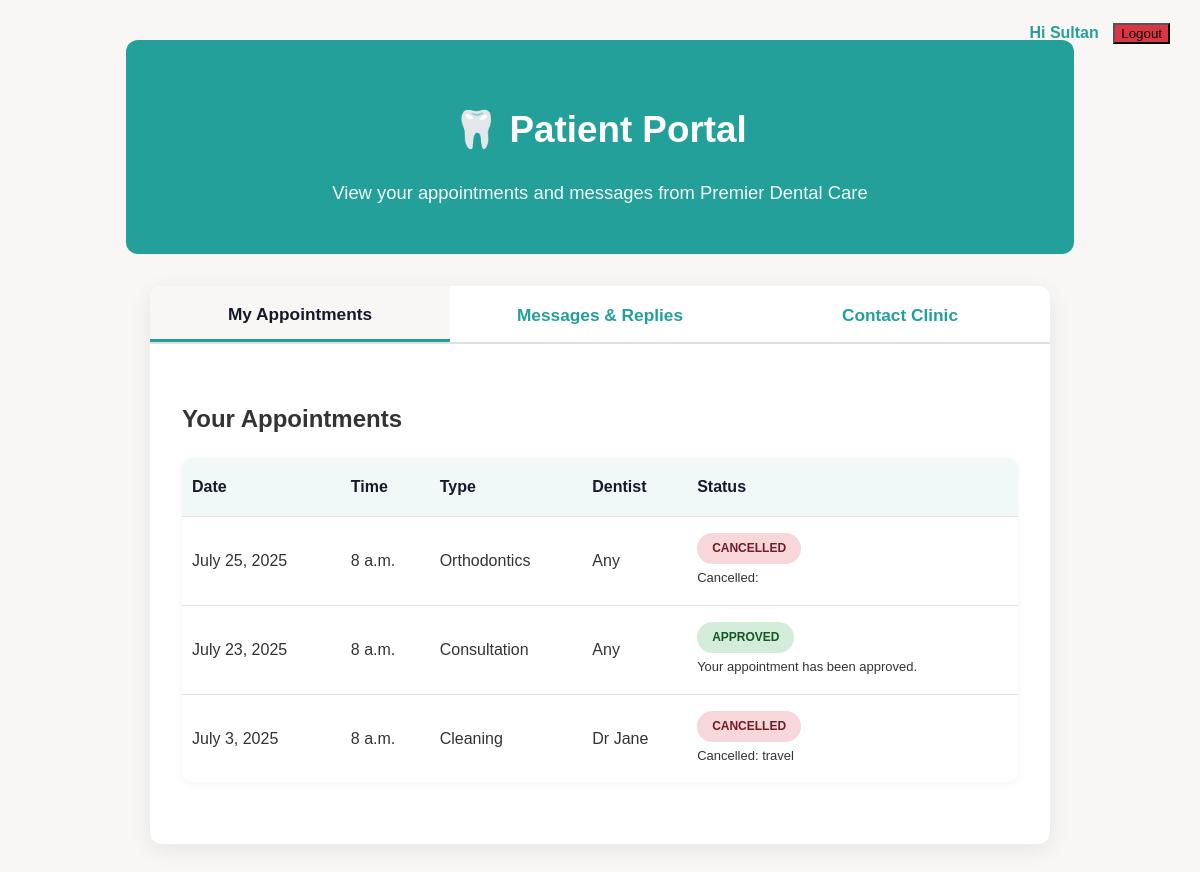
/notifications/ (signed in), run on an earlier commit of the app's database.
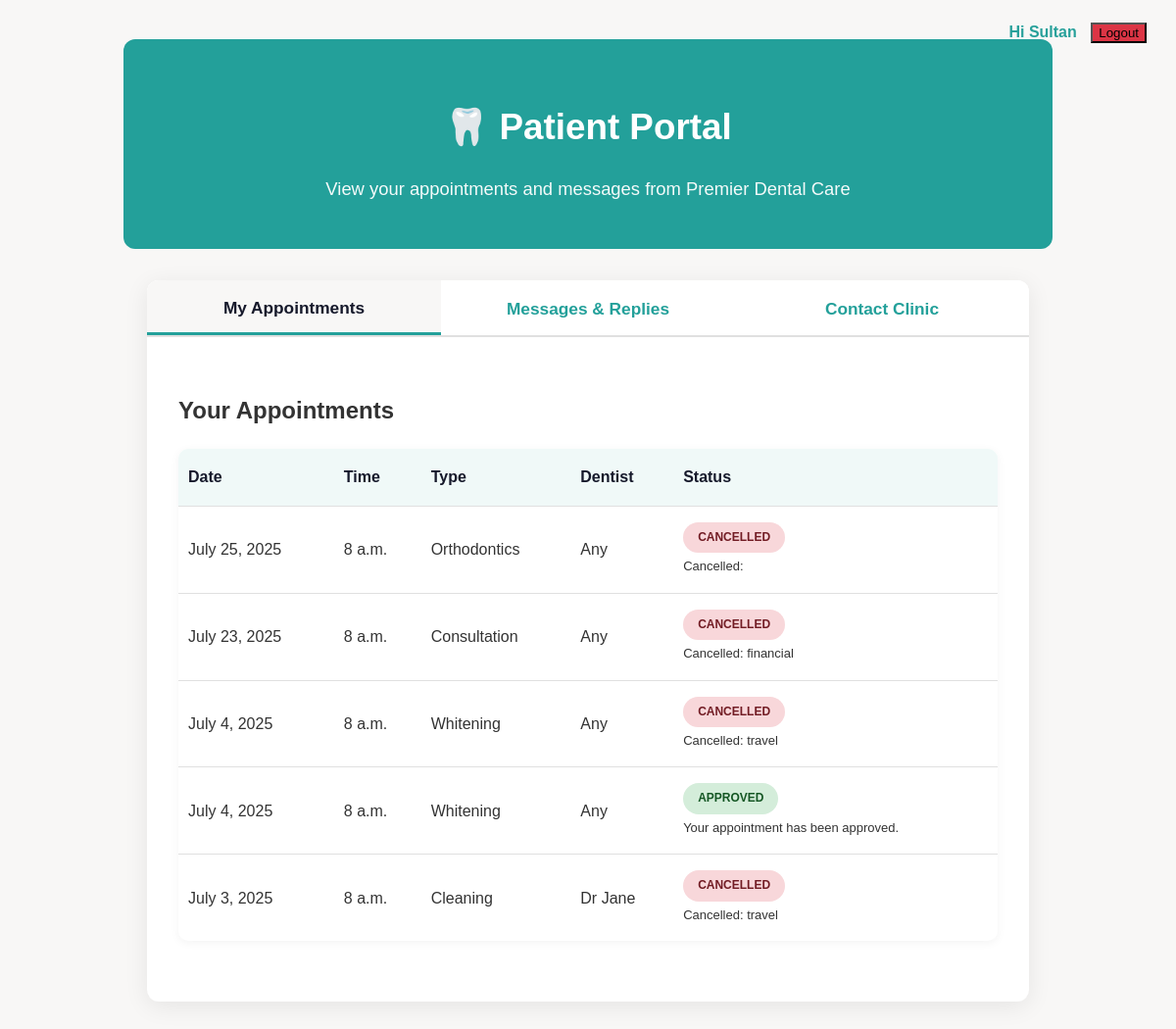
And on a later commit of the database.
### premier/models.py (models this page shows, shortened)
class Appointment(models.Model):
    first_name = models.CharField(max_length=100)
    last_name = models.CharField(max_length=100)
    email = models.EmailField()
    phone = models.CharField(max_length=10)
    appointmentType = models.CharField(max_length=100, default='General Checkup')
    doctor = models.CharField(max_length=100, blank=True, null=True)
    appointmentDate = models.DateField(null=True, blank=True)
    timePreference = models.TimeField(blank=True, null=True)
    is_cancelled = models.BooleanField(default=False)
    is_approved = models.BooleanField(default=False)
    is_confirmed = models.BooleanField(default=False)
    status_message = models.CharField(max_length=255, blank=True, default='')

### premier/views.py (the view)
# urls.py: path('notifications/', views.notifications, name='Notifications'),
@login_required
def notifications(request):
    appointments = Appointment.objects.filter(email=request.user.email).order_by('-appointmentDate')
    contacts = Contact.objects.filter(email=request.user.email).order_by('-created_at')
    return render(request, 'premier/notifications.html', {
        'appointments': appointments,
        'contacts': contacts,
    })

### templates/premier/notifications.html (shortened to what this page needs)
{% extends 'premier/base.html' %}
{% block content %}
<div class="portal-hero">
    <h1>🦷 Patient Portal</h1>
    <p>View your appointments and messages from Premier Dental Care</p>
</div>
<div class="portal-card">
    <div class="portal-tabs">
        <button class="portal-tab active" id="tab-appointments" onclick="showTab('appointments')">My Appointments</button>
        <button class="portal-tab" id="tab-messages" onclick="showTab('messages')">Messages & Replies</button>
        <button class="portal-tab" id="tab-contact" onclick="showTab('contact')">Contact Clinic</button>
    </div>
    <div class="tab-content" id="content-appointments">
        <h2>Your Appointments</h2>
        {% if appointments %}
            <table>
                <tr>
                    <th>Date</th>
                    <th>Time</th>
                    <th>Type</th>
                    <th>Dentist</th>
                    <th>Status</th>
                </tr>
                {% for appt in appointments %}
                <tr>
                    <td>{{ appt.appointmentDate }}</td>
                    <td>{{ appt.timePreference }}</td>
                    <td>{{ appt.appointmentType }}</td>
                    <td>{{ appt.doctor }}</td>
                    <td>
                        {% if appt.is_cancelled %}
                            <span class="status-badge status-cancelled">Cancelled</span>
                        {% elif appt.is_confirmed %}
                            <span class="status-badge status-confirmed">Approved</span>
                        {% else %}
                            <span class="status-badge status-pending">Pending</span>
                        {% endif %}
                        {% if appt.status_message %}
                            <div style="font-size:13px; color:#333; margin-top:4px;">
                                {{ appt.status_message }}
                            </div>
                        {% endif %}
                    </td>
                </tr>
                {% endfor %}
            </table>
        {% endif %}
    </div>
</div>
{% endblock %}

What changed in the data, as far as the page shows it:
changed Appointment "Consultation": status_message "Your appointment has been approved." → "Cancelled: financial"; is_cancelled "APPROVED" → "CANCELLED"
added Appointment: appointmentDate "July 4, 2025", timePreference "8 a.m.", appointmentType "Whitening", doctor "Any", is_cancelled "CANCELLED", status_message "Cancelled: travel"
added Appointment: appointmentDate "July 4, 2025", timePreference "8 a.m.", appointmentType "Whitening", doctor "Any", is_cancelled "APPROVED", status_message "Your appointment has been approved."
